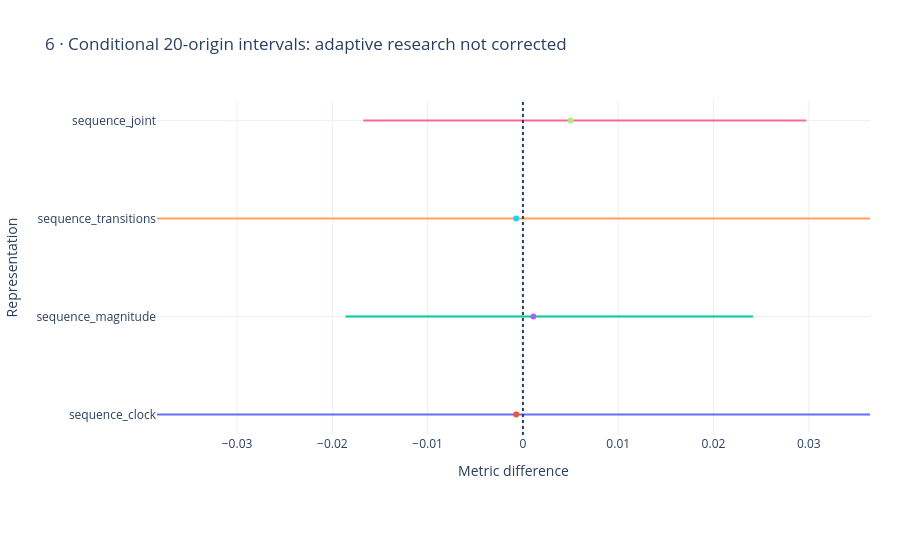

The code cell stored with this chart in its notebook:
### Markdown cell above
## Conditional uncertainty
Time-block intervals condition on these fitted models, not the full research history.

### Code cell
figures[5].show(renderer='plotly_mimetype')

### Figure 1 — Plotly figure (JSON) as saved in the notebook; plotly's stock layout.template omitted (floating-point values rounded to 4 significant figures)
{"data": [{"mode": "lines", "showlegend": false, "type": "scatter", "x": [-0.0384, 0.03642], "y": ["sequence_clock", "sequence_clock"]}, {"mode": "markers", "showlegend": false, "type": "scatter", "x": [-0.0007057], "y": ["sequence_clock"]}, {"mode": "lines", "showlegend": false, "type": "scatter", "x": [-0.01863, 0.02415], "y": ["sequence_magnitude", "sequence_magnitude"]}, {"mode": "markers", "showlegend": false, "type": "scatter", "x": [0.001097], "y": ["sequence_magnitude"]}, {"mode": "lines", "showlegend": false, "type": "scatter", "x": [-0.0384, 0.03642], "y": ["sequence_transitions", "sequence_transitions"]}, {"mode": "markers", "showlegend": false, "type": "scatter", "x": [-0.0007057], "y": ["sequence_transitions"]}, {"mode": "lines", "showlegend": false, "type": "scatter", "x": [-0.01675, 0.02974], "y": ["sequence_joint", "sequence_joint"]}, {"mode": "markers", "showlegend": false, "type": "scatter", "x": [0.005002], "y": ["sequence_joint"]}], "layout": {"height": 560, "legend": {"orientation": "h", "y": -0.25}, "margin": {"b": 125, "l": 100, "r": 30, "t": 100}, "shapes": [{"line": {"dash": "dot"}, "type": "line", "x0": 0, "x1": 0, "xref": "x", "y0": 0, "y1": 1, "yref": "y domain"}], "title": {"text": "6 · Conditional 20-origin intervals: adaptive research not corrected"}, "xaxis": {"title": {"text": "Metric difference"}}, "yaxis": {"title": {"text": "Representation"}}}}
